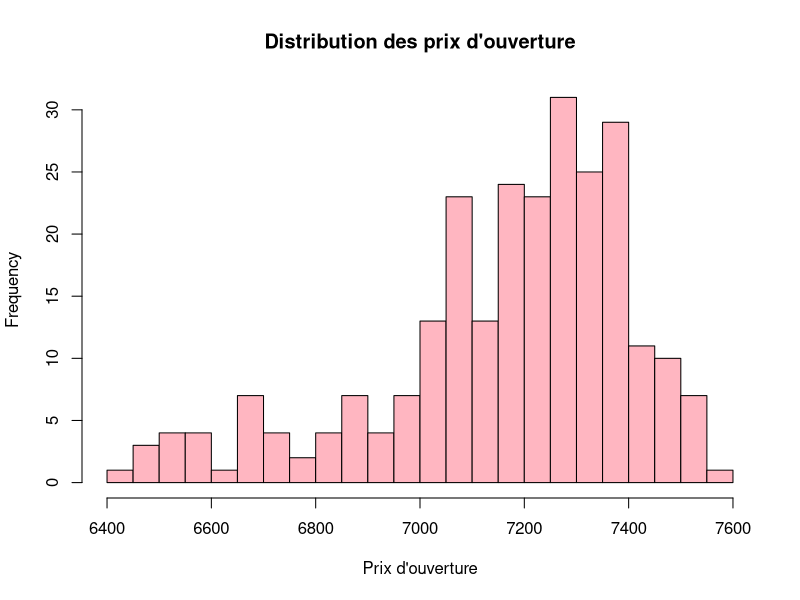
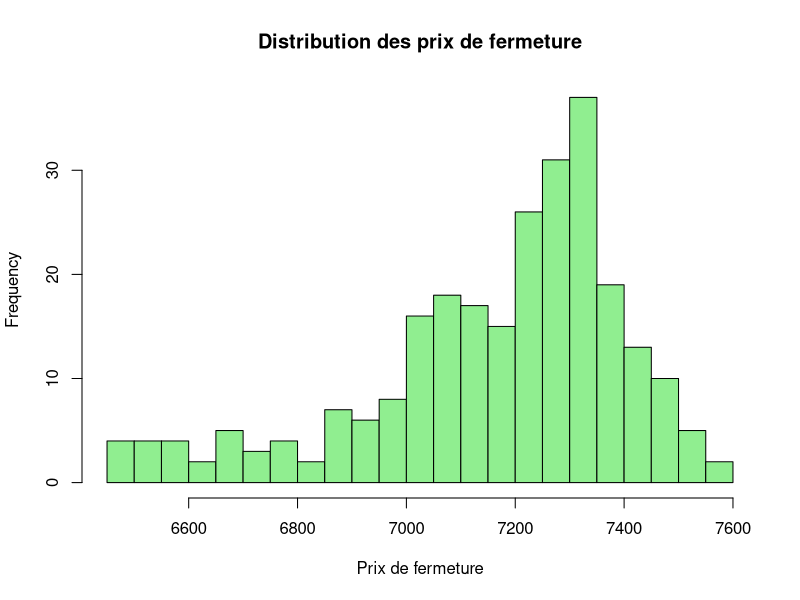
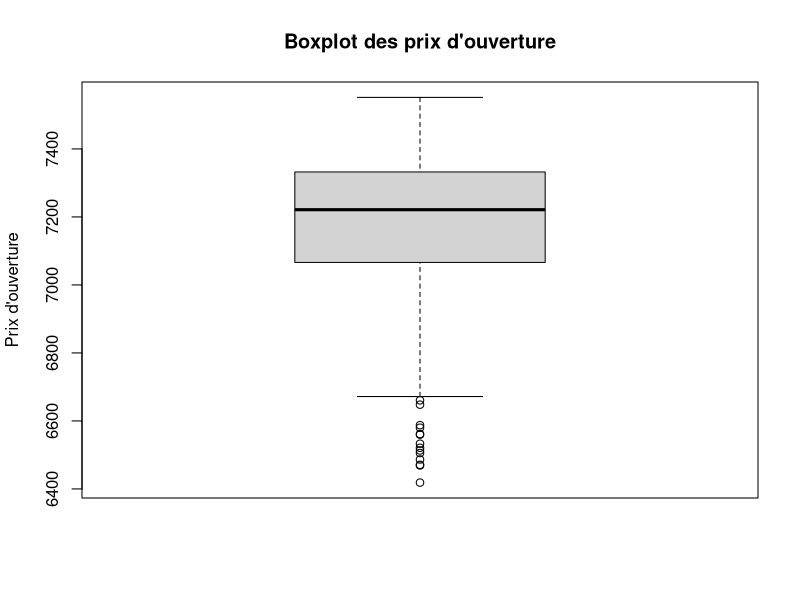
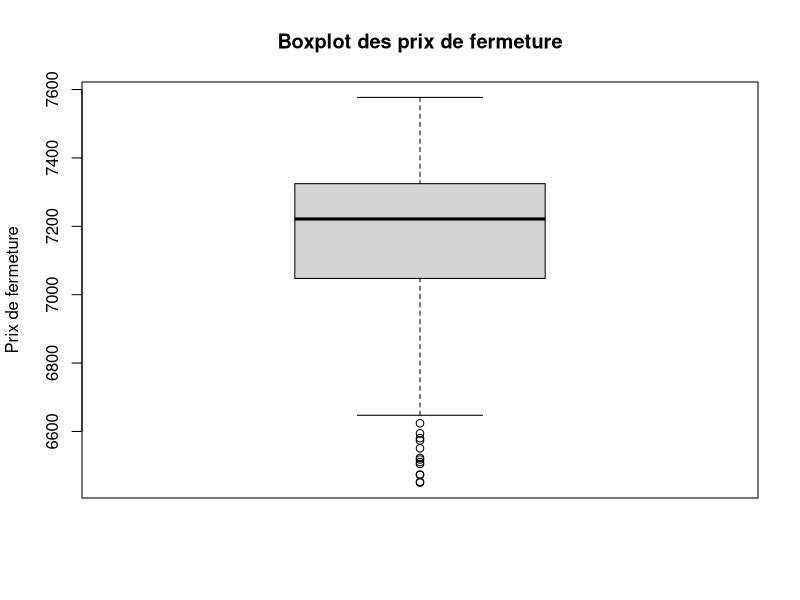
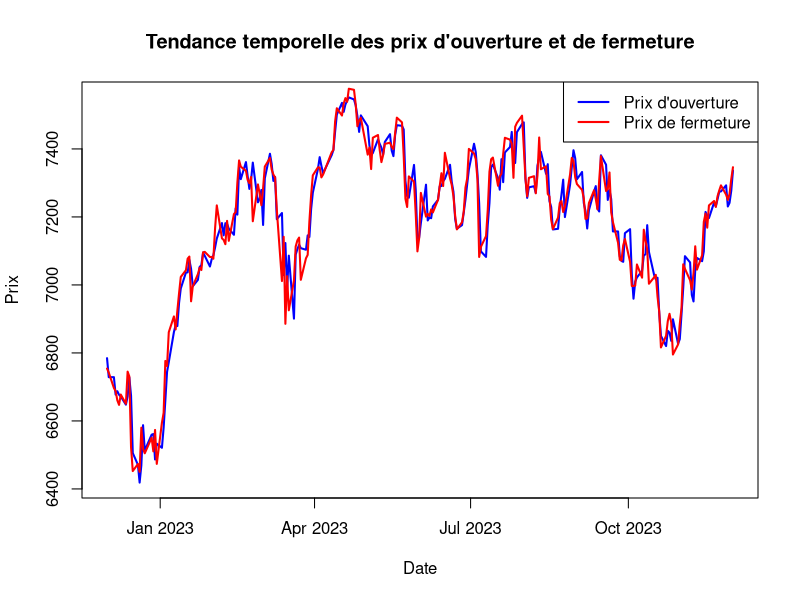

Generate these figures, in order, with R:
#qst 1: importation des données cac40.csv sous fomre de data frame en utilisant la fonction read.csv 
data = read.csv("./CAC40.csv", header = TRUE, sep = ",")
head(data)
#qst 2: 2.1 Vérification des types de variables des colonnes et les premières observations de chaque colonne en utilisant la fonction str
str(data)
#2.2 Recherche des valeurs manquantes en utilisant la fonction summary()
summary(data)
# Identification des colonnes avec un Volume = 0 ou les autres valeurs != 0 ce qui indique un probleme dans la valeur du volume 
anomalies = data[data$Volume == 0 & (data$Volume != data$High | data$Volume != data$Low | data$Volume != data$Close | data$Volume != data$Adj.Close) , ]
# Afficher les anomalies pour vérification
print(anomalies)
#Identifier les doublons au cas où certaines lignes seraient répétées en utilisant la fonction duplicated
duplicated_rows = data[duplicated(data), ]
print(duplicated_rows)
#Remplacement du valeur volume = 0 par la moyenne de volume != 0 d'autre jours 
# Filtrer les colonnes ou Volume != 0
volume_non_null = data[data$Volume != 0 , ]

# Calculer la moyenne de 'Volume'  ou Volume != 0
moy_non_null = mean(volume_non_null$Volume, na.rm = TRUE)
moy_non_null

#remplacement
data$Volume[data$Volume == 0] <- moy_non_null

# les données apres le mise a jour 
print(data)

# calcule des statistiques descriptives pour les prix d'ouverture 
# Calcule du min , max , medianne , moyenne , 1st and 3rd quartiles du prix d'overture en utilisant la fonction summary 
summary_open = summary(data$Open)
summary_open

#calcule d'ecart type du prix d'ouverture 
sd_open = sd(data$Open, na.rm = TRUE)
sd_open 

# Calcul de la variance pour les prix d'ouverture
variance_open = var(data$Open, na.rm = TRUE)
variance_open 

#calcule du mode du prix d'ouverture 
# Fonction pour calculer le mode
calculate_mode = function(x) {
  uniqx = unique(x)  # Valeurs uniques du prix d'ouverture
  uniqx[which.max(table(x))]  # la fonction table calculer la frequence de chaque valeur unique du uniqx 
}
# Calcul du mode pour les prix d'ouverture
mode_open = calculate_mode(data$Open)
mode_open

# calcule des statistiques descriptives pour les prix de fermeture
# Calcule du min , max , medianne , moyenne , 1st and 3rd quartiles du prix d'overture en utilisant la fonction summary
summary_close = summary(data$Close)
summary_close
#calcule d'ecart type du prix de fermeture 
sd_close = sd(data$Close, na.rm = TRUE)
sd_close
# Calcul de la variance pour les prix d'ouverture
variance_close = var(data$Close, na.rm = TRUE)
variance_close

#calcule du mode du prix de fermeture
# Calcul du mode pour les prix de fermeture
mode_close = calculate_mode(data$Close)
mode_close

#qst4 
# Histogramme pour les prix d'ouverture
hist(data$Open, main = "Distribution des prix d'ouverture", xlab = "Prix d'ouverture", col = "lightpink", border = "black", breaks = 20)

# Histogramme pour les prix de fermeture
hist(data$Close, main = "Distribution des prix de fermeture", xlab = "Prix de fermeture", col = "lightgreen", border = "black", breaks = 20)

# Boxplots pour les prix d'ouverture
boxplot(data$Open, main = "Boxplot des prix d'ouverture", ylab = "Prix d'ouverture")

# Boxplots pour les prix de fermeture
boxplot(data$Close, main = "Boxplot des prix de fermeture", ylab = "Prix de fermeture")

# Convertir la colonne Date en format Date
data$Date <- as.Date(data$Date, format = "%Y-%m-%d")

#qst5
# Graphiques des prix d'ouverture et de fermeture

plot(data$Date, data$Open, type = "l", col = "blue", lwd = 2, 
     main = "Tendance temporelle des prix d'ouverture et de fermeture", xlab = "Date", ylab = "Prix")

lines(data$Date, data$Close, col = "red", lwd = 2)

legend("topright", legend = c("Prix d'ouverture", "Prix de fermeture"), col = c("blue", "red"), lty = 1, lwd = 2)

